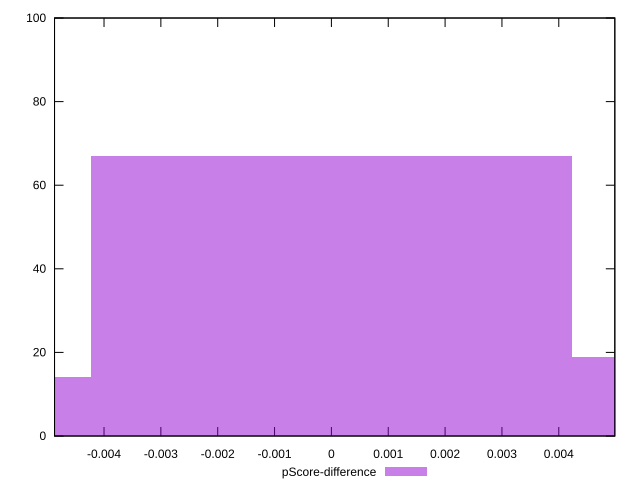

The gnuplot source for this figure:
reset

$pScoreDifference <<EOF
0 67
0.00846538470449336 19
-0.00846538470449336 14
EOF

set key outside below
set boxwidth 0.00846538470449336
set xrange [-0.00487054078692184:0.004985809798986107]
set yrange [0:100]
set trange [0:100]
set style fill transparent solid 0.5 noborder
set terminal svg size 640, 490 enhanced background rgb 'white'
set output "report/report_00029_2021-02-24T13-36-40.390Z/interactive/samples/agenda/pScore-difference/histogram.svg"

plot $pScoreDifference title "pScore-difference" with boxes

reset
